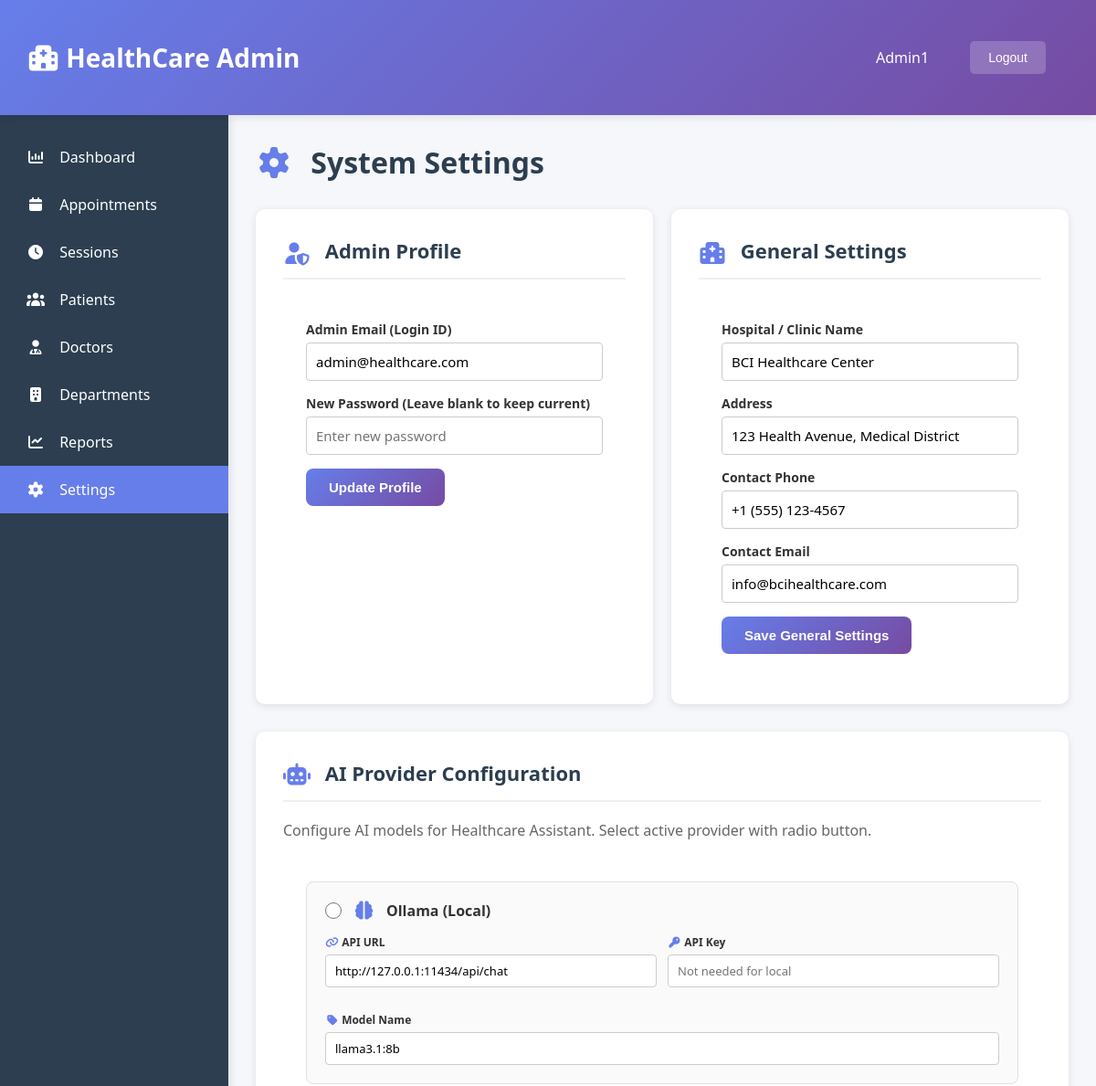
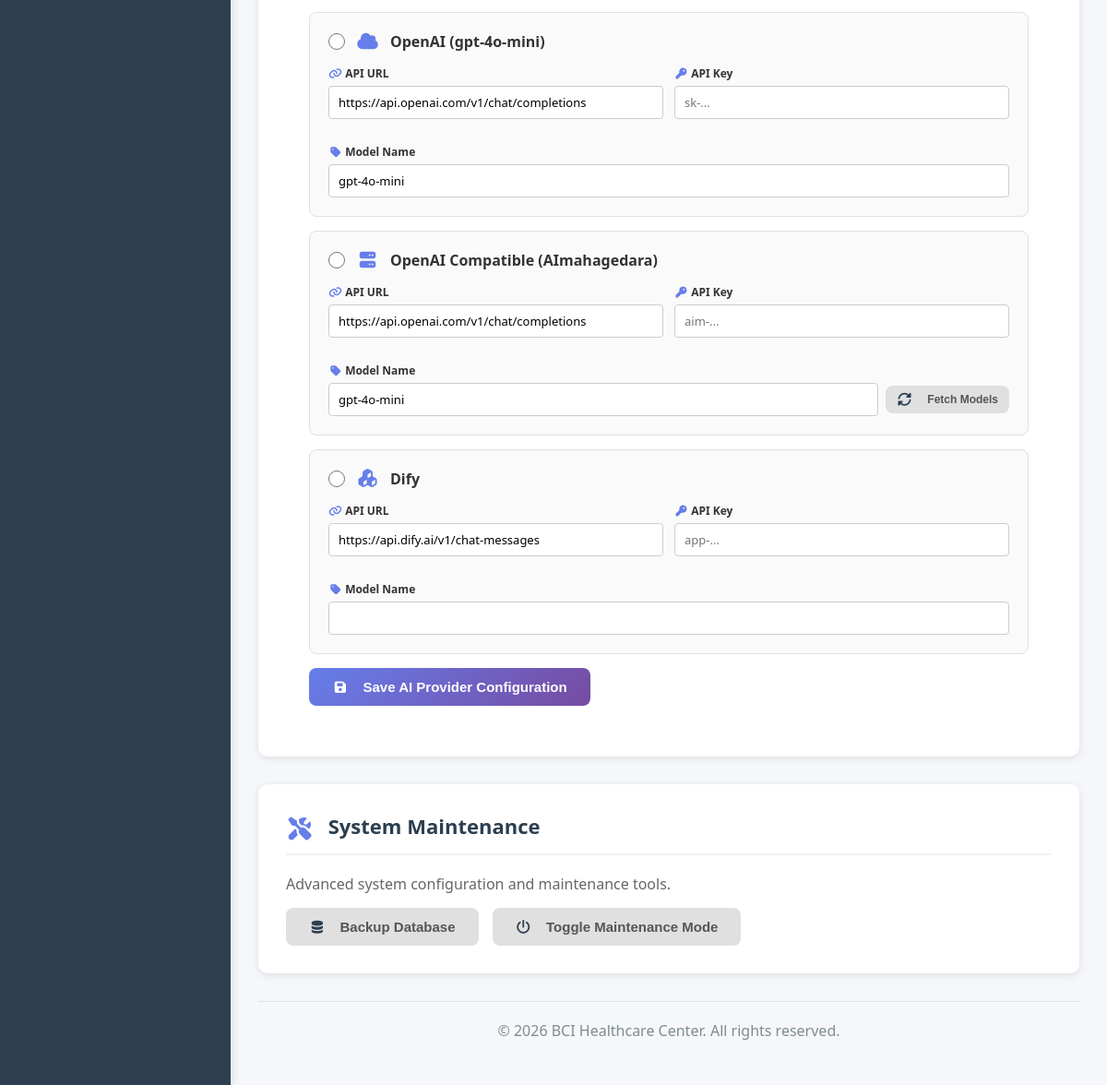
Page /admin/settings.php (signed in) on the committed database (2 pictures, top to bottom).
### tables this page shows
CREATE TABLE IF NOT EXISTS `ai_provider_config` (
  `id` int NOT NULL AUTO_INCREMENT,
  `provider_key` varchar(50) NOT NULL COMMENT 'ollama, gpt-4o-mini, openai-compatible, dify',
  `label` varchar(100) NOT NULL,
  `api_url` varchar(500) DEFAULT '',
  `api_key` varchar(500) DEFAULT '',
  `model` varchar(100) DEFAULT '',
  `is_active` tinyint(1) DEFAULT '0',
  `updated_at` timestamp NOT NULL DEFAULT CURRENT_TIMESTAMP ON UPDATE CURRENT_TIMESTAMP,
  PRIMARY KEY (`id`),
  UNIQUE KEY `provider_key` (`provider_key`)
);

### admin/settings.php (the view, shortened to what this page needs)
<?php
require_once __DIR__ . '/../config/db_connection.php';
$conn->query("
    CREATE TABLE IF NOT EXISTS `ai_provider_config` (
        `id` int(11) NOT NULL AUTO_INCREMENT,
        `provider_key` varchar(50) NOT NULL COMMENT 'ollama, gpt-4o-mini, openai-compatible, dify',
        `label` varchar(100) NOT NULL,
        `api_url` varchar(500) DEFAULT '',
        `api_key` varchar(500) DEFAULT '',
        `model` varchar(100) DEFAULT '',
        `is_active` tinyint(1) DEFAULT 0,
        `updated_at` timestamp NOT NULL DEFAULT current_timestamp() ON UPDATE current_timestamp(),
        PRIMARY KEY (`id`),
        UNIQUE KEY `provider_key` (`provider_key`)
    ) ENGINE=InnoDB DEFAULT CHARSET=utf8mb4 COLLATE=utf8mb4_general_ci
");
$aiProviders = [];
$result = $conn->query("SELECT * FROM ai_provider_config WHERE provider_key IN ('ollama', 'gpt-4o-mini', 'openai-compatible', 'dify') ORDER BY FIELD(provider_key, 'ollama', 'gpt-4o-mini', 'openai-compatible', 'dify')");
if ($result) {
    while ($row = $result->fetch_assoc()) {
        $aiProviders[$row['provider_key']] = $row;
    }
}
$activeProvider = '';
?>
<!DOCTYPE html>
<html lang="en">
<head>
    <link rel="stylesheet" href="https://cdnjs.cloudflare.com/ajax/libs/font-awesome/7.0.1/css/all.min.css"/>
    <link rel="stylesheet" href="static/dashboard.css">
    <link rel="stylesheet" href="static/settings.css">
</head>
<body>
    <div class="header">
        <div class="header-content">
            <div class="logo"><i class="fa-solid fa-hospital"></i> HealthCare Admin</div>
            <div class="user-info">
                <span><?php echo htmlspecialchars($_SESSION['user_name'] ?? 'Admin User'); ?></span>
                <form method="post" action="../auth/logout.php" onsubmit="return confirm('Are you sure you want to logout?');" style="display:inline; margin:0;">
                    <button type="submit">Logout</button>
                </form>
            </div>
        </div>
    </div>
    <div class="container">
        <div class="sidebar">
            <ul>
                <li><a href="admin_dashboard.php"><i class="fa-solid fa-chart-column"></i> Dashboard</a></li>
                <li><a href="appointment.php"><i class="fa-solid fa-calendar"></i> Appointments</a></li>
                <li><a href="sessions.php"><i class="fa-solid fa-clock"></i> Sessions</a></li>
                <li><a href="patient.php"><i class="fa-solid fa-users"></i> Patients</a></li>
                <li><a href="doctor.php"><i class="fa-solid fa-user-doctor"></i> Doctors</a></li>
                <li><a href="department.php"><i class="fa-solid fa-building"></i> Departments</a></li>
                <li><a href="#reports"><i class="fa-solid fa-chart-line"></i> Reports</a></li>
                <li><a href="settings.php" class="active"><i class="fa-solid fa-gear"></i> Settings</a></li>
            </ul>
        </div>
        <div class="main-content">
            <h1 class="page-title"><i class="fa-solid fa-gear"></i> System Settings</h1>
            <div class="settings-container">
                <div class="section">
                    <h2 class="section-title"><i class="fa-solid fa-user-shield"></i> Admin Profile</h2>
                    <form method="POST" action="">
                        <div class="form-group">
                            <label for="admin_email">Admin Email (Login ID)</label>
                            <input type="email" id="admin_email" name="admin_email" value="admin@healthcare.com" required>
                        </div>
                        <div class="form-group">
                            <label for="admin_password">New Password (Leave blank to keep current)</label>
                            <input type="password" id="admin_password" name="admin_password" placeholder="Enter new password">
                        </div>
                        <button type="submit" class="btn btn-primary" style="margin-top: 10px;">Update Profile</button>
                    </form>
                </div>
                <div class="section">
                    <h2 class="section-title"><i class="fa-solid fa-hospital"></i> General Settings</h2>
                    <form method="POST" action="">
                        <div class="form-group">
                            <label for="hospital_name">Hospital / Clinic Name</label>
                            <input type="text" id="hospital_name" name="hospital_name" value="BCI Healthcare Center" required>
                        </div>
                        <div class="form-group">
                            <label for="hospital_address">Address</label>
                            <input type="text" id="hospital_address" name="hospital_address" value="123 Health Avenue, Medical District">
                        </div>
                        <div class="form-group">
                            <label for="hospital_phone">Contact Phone</label>
                            <input type="text" id="hospital_phone" name="hospital_phone" value="+1 (555) 123-4567">
                        </div>
                        <div class="form-group">
                            <label for="hospital_email">Contact Email</label>
                            <input type="email" id="hospital_email" name="hospital_email" value="info@bcihealthcare.com">
                        </div>
                        <button type="submit" class="btn btn-primary" style="margin-top: 10px;">Save General Settings</button>
                    </form>
                </div>
            </div>
            <div class="section">
                <h2 class="section-title"><i class="fa-solid fa-robot"></i> AI Provider Configuration</h2>
                <p style="color: #666; margin-bottom: 20px;">Configure AI models for Healthcare Assistant. Select active provider with radio button.</p>
                <form method="POST" action="">
                    <?php
                    $providers = [
                        'ollama' => ['label' => 'Ollama (Local)', 'icon' => 'fa-brain', 'placeholder' => ['url' => 'http://127.0.0.1:11434/api/chat', 'key' => 'Not needed for local', 'model' => 'qwen2.5:1.5b']],
                        'gpt-4o-mini' => ['label' => 'OpenAI (gpt-4o-mini)', 'icon' => 'fa-cloud', 'placeholder' => ['url' => 'https://api.openai.com/v1/chat/completions', 'key' => 'sk-...', 'model' => 'gpt-4o-mini']],
                        'openai-compatible' => ['label' => 'OpenAI Compatible (AImahagedara)', 'icon' => 'fa-server', 'placeholder' => ['url' => 'https://aimahagedara.online/v1/chat/completions', 'key' => 'aim-...', 'model' => 'aim-gemini']],
                        'dify' => ['label' => 'Dify', 'icon' => 'fa-cubes', 'placeholder' => ['url' => 'https://api.dify.ai/v1/chat-messages', 'key' => 'app-...', 'model' => '']],
                    ];
                    foreach ($providers as $key => $info):
                        $provider = $aiProviders[$key] ?? null;
                        $isActive = ($key === $activeProvider);
                        $apiUrl = $provider ? $provider['api_url'] : ($info['placeholder']['url'] ?? '');
                        $apiKey = $provider ? $provider['api_key'] : ($info['placeholder']['key'] ?? '');
                        $model = $provider ? $provider['model'] : ($info['placeholder']['model'] ?? '');
                    ?>
                    <div class="provider-section <?php echo $isActive ? 'active-provider' : ''; ?>">
                        <div class="provider-header">
                            <input type="radio" name="active_provider" value="<?php echo $key; ?>" <?php echo $isActive ? 'checked' : ''; ?> onchange="this.closest('form').submit()">
                            <i class="fa-solid <?php echo $info['icon']; ?>" style="color: #667eea; font-size: 20px;"></i>
                            <h3><?php echo $info['label']; ?></h3>
                        </div>
                        <div class="provider-form-row">
                            <div class="form-group">
                                <label><i class="fa-solid fa-link"></i> API URL</label>
                                <input type="text" name="<?php echo $key; ?>_api_url" value="<?php echo htmlspecialchars($apiUrl); ?>" placeholder="<?php echo $info['placeholder']['url']; ?>">
                            </div>
                            <div class="form-group">
                                <label><i class="fa-solid fa-key"></i> API Key</label>
                                <input type="text" name="<?php echo $key; ?>_api_key" value="<?php echo htmlspecialchars($apiKey); ?>" placeholder="<?php echo $info['placeholder']['key']; ?>">
                            </div>
                        </div>
                        <div class="form-group" style="margin-top: 12px; margin-bottom: 0;">
                            <label><i class="fa-solid fa-tag"></i> Model Name</label>
                            <div style="display: flex; gap: 8px; align-items: center;">
                                <input type="text" name="<?php echo $key; ?>_model" id="<?php echo $key; ?>_model_input" value="<?php echo htmlspecialchars($model); ?>" placeholder="<?php echo $info['placeholder']['model']; ?>" style="flex: 1;">
                                <?php if ($key === 'openai-compatible'): ?>
                                    <button type="button" class="btn btn-secondary" onclick="fetchModels('<?php echo $key; ?>')" title="Fetch available models" style="white-space: nowrap; padding: 8px 12px; font-size: 12px;">
                                        <i class="fa-solid fa-rotate"></i> Fetch Models
                                    </button>
                                <?php endif; ?>
                            </div>
                        </div>
                    </div>
                    <?php endforeach; ?>
                    <button type="submit" class="btn btn-primary" style="margin-top: 5px;"><i class="fa-solid fa-save"></i> Save AI Provider Configuration</button>
                </form>
            </div>
            <div class="section" style="margin-top: 20px;">
                 <h2 class="section-title"><i class="fa-solid fa-screwdriver-wrench"></i> System Maintenance</h2>
                 <p style="color: #666; margin-bottom: 15px;">Advanced system configuration and maintenance tools.</p>
                 <div style="display: flex; gap: 15px; flex-wrap: wrap;">
                     <button class="btn btn-secondary" onclick="alert('Backup feature would generate an SQL dump.')"><i class="fa-solid fa-database"></i> Backup Database</button>
                     <button class="btn btn-secondary" onclick="alert('Maintenance mode would be toggled.')"><i class="fa-solid fa-power-off"></i> Toggle Maintenance Mode</button>
                 </div>
            </div>
            <div class="footer">
                <p>&copy; 2026 BCI Healthcare Center. All rights reserved.</p>
            </div>
        </div>
</div>
        </body>
</html>

### admin/static/dashboard.css (style rules this page uses)
* { margin: 0; padding: 0; box-sizing: border-box; }
body { font-family: 'Segoe UI', Tahoma, Geneva, Verdana, sans-serif; background-color: #f5f7fa; color: #333; }
.header { background: linear-gradient(135deg, #667eea 0%, #764ba2 100%); color: white; padding: 20px 30px; box-shadow: 0 2px 10px rgba(0,0,0,0.1); position: sticky; top: 0; z-index: 100; }
.header-content { display: flex; justify-content: space-between; align-items: center; }
.logo { font-size: 28px; font-weight: bold; }
.user-info { display: flex; align-items: center; gap: 20px; }
.user-info button { background-color: rgba(255,255,255,0.2); color: white; border: none; padding: 10px 20px; border-radius: 5px; cursor: pointer; font-size: 14px; }
.container { display: flex; min-height: calc(100vh - 70px); }
.sidebar { background-color: #2c3e50; color: white; width: 250px; padding: 20px 0; box-shadow: 2px 0 10px rgba(0,0,0,0.1); flex-shrink: 0; }
.sidebar ul { list-style: none; }
.sidebar ul li { padding: 0; }
.sidebar ul li a { display: block; color: white; padding: 15px 25px; text-decoration: none; transition: all 0.3s ease; border-left: 4px solid transparent; }
.sidebar ul li a.active { background-color: #667eea; border-left-color: #667eea; }
.main-content { flex-grow: 1; padding: 30px; }
.page-title { font-size: 32px; font-weight: bold; margin-bottom: 30px; color: #2c3e50; }
.section { background: white; padding: 30px; border-radius: 10px; box-shadow: 0 2px 8px rgba(0,0,0,0.1); margin-bottom: 30px; }
.section-title { font-size: 22px; font-weight: bold; margin-bottom: 20px; color: #2c3e50; border-bottom: 2px solid #f0f0f0; padding-bottom: 15px; }
.btn { padding: 8px 15px; border: none; border-radius: 5px; cursor: pointer; font-size: 12px; font-weight: 600; transition: all 0.3s ease; text-decoration: none; display: inline-block; }
.btn-primary { background-color: #667eea; color: white; }
.btn-secondary { background-color: #e2e8f0; color: #2c3e50; }
i { transition: all 0.3s ease; }
.sidebar ul li a i { margin-right: 12px; font-size: 16px; width: 20px; text-align: center; color: inherit; }
.sidebar ul li a.active i { color: #ffffff; }
.section-title i { margin-right: 10px; font-size: 24px; color: #667eea; vertical-align: middle; }
.btn i { margin-right: 8px; font-size: 14px; vertical-align: middle; }
.btn-primary i { color: white; }
.btn-secondary i { color: #2c3e50; }
.page-title i { margin-right: 12px; color: #667eea; }
.footer { text-align: center; padding: 20px; color: #7f8c8d; border-top: 1px solid #e0e0e0; margin-top: 30px; }
form { padding: 25px; }
.form-group { margin-bottom: 20px; }
.form-group label { display: block; margin-bottom: 8px; color: #333; font-weight: 600; font-size: 14px; display: flex; align-items: center; gap: 8px; }
.form-group label i { color: #667eea; }
.form-group input, .form-group select { width: 100%; padding: 12px 15px; border: 2px solid #e0e0e0; border-radius: 8px; font-size: 15px; transition: border-color 0.3s; font-family: inherit; }
.btn-primary, .btn-secondary, .btn-danger { padding: 12px 25px; border: none; border-radius: 8px; font-size: 15px; font-weight: 600; cursor: pointer; display: flex; align-items: center; gap: 8px; transition: all 0.2s; }
.btn-primary { background: linear-gradient(135deg, #667eea 0%, #764ba2 100%); color: white; }
.btn-secondary { background: #e0e0e0; color: #555; }

### admin/static/settings.css (style rules this page uses)
.settings-container { display: grid; grid-template-columns: 1fr; gap: 20px; }
@media (min-width: 768px) { .settings-container { grid-template-columns: 1fr 1fr; } }
.form-group { margin-bottom: 15px; }
.form-group label { display: block; margin-bottom: 5px; font-weight: bold; color: #333; }
.form-group input[type="text"], .form-group input[type="email"], .form-group input[type="password"] { width: 100%; padding: 10px; border: 1px solid #ccc; border-radius: 4px; box-sizing: border-box; }
.provider-section { border: 1px solid #e0e0e0; border-radius: 8px; padding: 20px; margin-bottom: 15px; background: #fafafa; }
.provider-header { display: flex; align-items: center; gap: 12px; margin-bottom: 15px; }
.provider-header input[type="radio"] { width: 18px; height: 18px; cursor: pointer; }
.provider-header h3 { margin: 0; font-size: 16px; flex: 1; }
.provider-form-row { display: grid; grid-template-columns: 1fr 1fr; gap: 12px; }
.provider-section .form-group input { font-size: 13px; padding: 8px 10px; }
.provider-section .form-group label { font-size: 12px; }

### rows in the picture
ai_provider_config: api_url "http://127.0.0.1:11434/api/chat", model "llama3.1:8b"
ai_provider_config: api_url "https://api.openai.com/v1/chat/completions", model "gpt-4o-mini"
ai_provider_config: api_url "https://api.openai.com/v1/chat/completions", model "gpt-4o-mini"
ai_provider_config: api_url "https://api.dify.ai/v1/chat-messages"

### other values in the picture
$_SESSION['user_name'] "Admin1"
$info['label'] "Ollama (Local)"
$info['label'] "OpenAI (gpt-4o-mini)"
$info['label'] "OpenAI Compatible (AImahagedara)"
$info['label'] "Dify"
